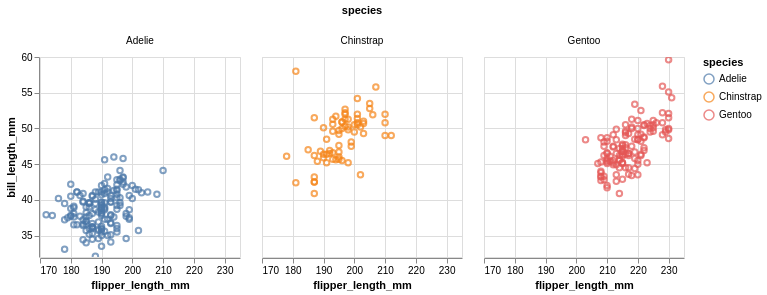

The notebook cell saved with this chart:
### Markdown cell above
### Faceting

Easily create multiple views of a dataset with *faceting*

### Code cell
(
    alt.Chart(penguins)
    .mark_point()
    .encode(
        x=alt.X("flipper_length_mm:Q", scale=alt.Scale(zero=False)),
        y=alt.Y("bill_length_mm:Q", scale=alt.Scale(zero=False)),
        color="species:N",
    )
    .properties(width=200, height=200)
    .facet(column="species")
    .interactive()
)

### Figure 1 — Vega-Lite specification as saved in the notebook (floating-point values rounded to 4 significant figures; data arrays with more than 128 entries replaced by an {"elided": "..."} marker saying what was removed)
{"config": {"view": {"continuousWidth": 300, "continuousHeight": 300}}, "data": {"name": "data-d845c810a85f4a52a4f81efae2265160"}, "facet": {"column": {"field": "species", "type": "nominal"}}, "spec": {"mark": {"type": "point"}, "encoding": {"color": {"field": "species", "type": "nominal"}, "x": {"field": "flipper_length_mm", "scale": {"zero": false}, "type": "quantitative"}, "y": {"field": "bill_length_mm", "scale": {"zero": false}, "type": "quantitative"}}, "height": 200, "name": "view_1", "width": 200}, "params": [{"name": "param_4", "select": {"type": "interval", "encodings": ["x", "y"]}, "bind": "scales", "views": ["view_1"]}], "$schema": "https://vega.github.io/schema/vega-lite/v5.20.1.json", "datasets": {"data-d845c810a85f4a52a4f81efae2265160": {"elided": "344 records"}}}
